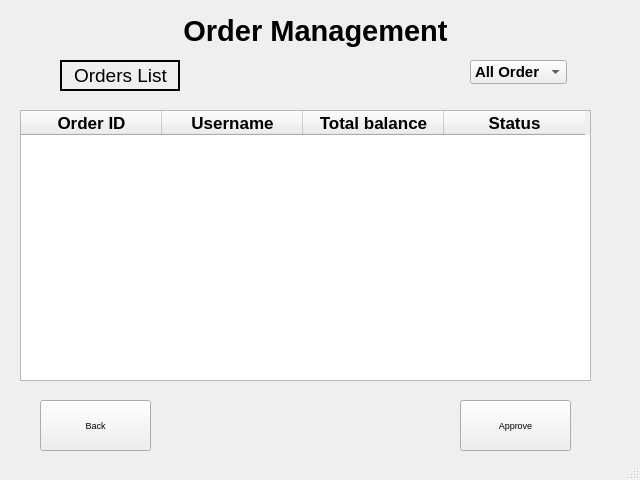
<?xml version="1.0" encoding="UTF-8"?>
<ui version="4.0">
 <class>MainWindow</class>
 <widget class="QMainWindow" name="MainWindow">
  <property name="geometry">
   <rect>
    <x>0</x>
    <y>0</y>
    <width>640</width>
    <height>480</height>
   </rect>
  </property>
  <property name="font">
   <font>
    <pointsize>7</pointsize>
   </font>
  </property>
  <property name="windowTitle">
   <string>MainWindow</string>
  </property>
  <widget class="QWidget" name="centralwidget">
   <widget class="QLabel" name="label">
    <property name="geometry">
     <rect>
      <x>170</x>
      <y>0</y>
      <width>291</width>
      <height>61</height>
     </rect>
    </property>
    <property name="font">
     <font>
      <pointsize>22</pointsize>
      <weight>75</weight>
      <bold>true</bold>
     </font>
    </property>
    <property name="layoutDirection">
     <enum>Qt::LeftToRight</enum>
    </property>
    <property name="text">
     <string>Order Management</string>
    </property>
    <property name="alignment">
     <set>Qt::AlignCenter</set>
    </property>
   </widget>
   <widget class="QPushButton" name="backBtn">
    <property name="geometry">
     <rect>
      <x>40</x>
      <y>400</y>
      <width>111</width>
      <height>51</height>
     </rect>
    </property>
    <property name="text">
     <string>Back</string>
    </property>
   </widget>
   <widget class="QFrame" name="frame">
    <property name="geometry">
     <rect>
      <x>60</x>
      <y>60</y>
      <width>120</width>
      <height>31</height>
     </rect>
    </property>
    <property name="frameShape">
     <enum>QFrame::WinPanel</enum>
    </property>
    <property name="frameShadow">
     <enum>QFrame::Plain</enum>
    </property>
    <property name="lineWidth">
     <number>1</number>
    </property>
    <property name="midLineWidth">
     <number>0</number>
    </property>
    <widget class="QLabel" name="label_2">
     <property name="geometry">
      <rect>
       <x>0</x>
       <y>0</y>
       <width>121</width>
       <height>31</height>
      </rect>
     </property>
     <property name="font">
      <font>
       <pointsize>14</pointsize>
      </font>
     </property>
     <property name="text">
      <string>Orders List</string>
     </property>
     <property name="textFormat">
      <enum>Qt::AutoText</enum>
     </property>
     <property name="alignment">
      <set>Qt::AlignCenter</set>
     </property>
     <property name="wordWrap">
      <bool>false</bool>
     </property>
    </widget>
   </widget>
   <widget class="QPushButton" name="ConfirmBtn">
    <property name="geometry">
     <rect>
      <x>460</x>
      <y>400</y>
      <width>111</width>
      <height>51</height>
     </rect>
    </property>
    <property name="text">
     <string>Approve</string>
    </property>
   </widget>
   <widget class="QTableWidget" name="tableWidget">
    <property name="geometry">
     <rect>
      <x>20</x>
      <y>110</y>
      <width>571</width>
      <height>271</height>
     </rect>
    </property>
    <property name="sizePolicy">
     <sizepolicy hsizetype="Expanding" vsizetype="Expanding">
      <horstretch>0</horstretch>
      <verstretch>0</verstretch>
     </sizepolicy>
    </property>
    <property name="minimumSize">
     <size>
      <width>100</width>
      <height>0</height>
     </size>
    </property>
    <property name="maximumSize">
     <size>
      <width>16777215</width>
      <height>16777215</height>
     </size>
    </property>
    <property name="sizeIncrement">
     <size>
      <width>0</width>
      <height>0</height>
     </size>
    </property>
    <property name="baseSize">
     <size>
      <width>0</width>
      <height>0</height>
     </size>
    </property>
    <property name="font">
     <font>
      <pointsize>13</pointsize>
      <weight>75</weight>
      <bold>true</bold>
     </font>
    </property>
    <property name="autoFillBackground">
     <bool>false</bool>
    </property>
    <property name="frameShadow">
     <enum>QFrame::Sunken</enum>
    </property>
    <property name="lineWidth">
     <number>1</number>
    </property>
    <property name="midLineWidth">
     <number>0</number>
    </property>
    <property name="sizeAdjustPolicy">
     <enum>QAbstractScrollArea::AdjustIgnored</enum>
    </property>
    <property name="autoScroll">
     <bool>true</bool>
    </property>
    <property name="iconSize">
     <size>
      <width>0</width>
      <height>0</height>
     </size>
    </property>
    <property name="rowCount">
     <number>0</number>
    </property>
    <property name="columnCount">
     <number>4</number>
    </property>
    <attribute name="horizontalHeaderCascadingSectionResizes">
     <bool>false</bool>
    </attribute>
    <attribute name="horizontalHeaderDefaultSectionSize">
     <number>141</number>
    </attribute>
    <attribute name="horizontalHeaderMinimumSectionSize">
     <number>52</number>
    </attribute>
    <attribute name="verticalHeaderDefaultSectionSize">
     <number>30</number>
    </attribute>
    <attribute name="verticalHeaderMinimumSectionSize">
     <number>31</number>
    </attribute>
    <column>
     <property name="text">
      <string>Order ID</string>
     </property>
    </column>
    <column>
     <property name="text">
      <string>Username</string>
     </property>
    </column>
    <column>
     <property name="text">
      <string>Total balance</string>
     </property>
    </column>
    <column>
     <property name="text">
      <string>Status</string>
     </property>
    </column>
   </widget>
   <widget class="QComboBox" name="comboBox">
    <property name="geometry">
     <rect>
      <x>470</x>
      <y>60</y>
      <width>97</width>
      <height>24</height>
     </rect>
    </property>
    <property name="sizePolicy">
     <sizepolicy hsizetype="Preferred" vsizetype="Fixed">
      <horstretch>0</horstretch>
      <verstretch>0</verstretch>
     </sizepolicy>
    </property>
    <property name="font">
     <font>
      <pointsize>11</pointsize>
      <weight>75</weight>
      <bold>true</bold>
      <kerning>true</kerning>
     </font>
    </property>
    <property name="currentIndex">
     <number>0</number>
    </property>
    <property name="maxVisibleItems">
     <number>10</number>
    </property>
    <property name="sizeAdjustPolicy">
     <enum>QComboBox::AdjustToContentsOnFirstShow</enum>
    </property>
    <property name="minimumContentsLength">
     <number>0</number>
    </property>
    <property name="iconSize">
     <size>
      <width>16</width>
      <height>16</height>
     </size>
    </property>
    <item>
     <property name="text">
      <string>All Order</string>
     </property>
    </item>
    <item>
     <property name="text">
      <string>Approved</string>
     </property>
    </item>
    <item>
     <property name="text">
      <string>Waiting</string>
     </property>
    </item>
   </widget>
  </widget>
  <widget class="QStatusBar" name="statusbar"/>
 </widget>
 <resources/>
 <connections/>
</ui>
